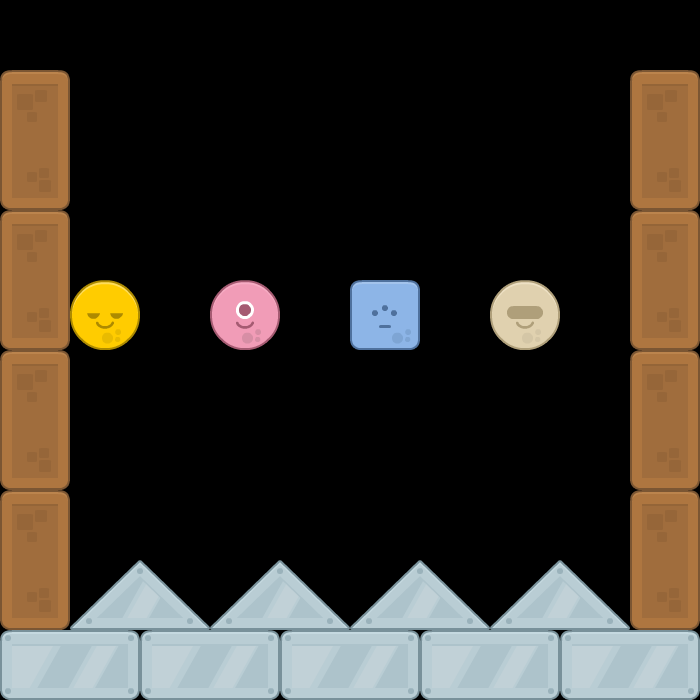

This is a level from a 2D game, rendered from its Tiled map with the project's own tilesets. A one-line summary and the complete map file follow:
An orthogonal 10x10 tile map with 70x70 px tiles, 1 tile layer (Kachelebene 1), 3 tilesets.

<map version="1.0" orientation="orthogonal" renderorder="left-up" width="10" height="10" tilewidth="70" tileheight="70">
 <tileset firstgid="1" name="aliens" tilewidth="70" tileheight="70">
  <image source="aliens.png" width="210" height="350" />
 </tileset>
 <tileset firstgid="16" name="blocks_70x140" tilewidth="70" tileheight="140">
  <image source="blocks_70x140.png" width="350" height="700" />
 </tileset>
 <tileset firstgid="41" name="blocks_140x70" tilewidth="140" tileheight="70">
  <image source="blocks_140x70.png" width="700" height="700" />
 </tileset>
 <imagelayer name="Bildebene 1" x="-101" y="-141">
  <image source="colored_desert.png" />
 </imagelayer>
 <layer name="Kachelebene 1" width="10" height="10">
  <data>
   <tile gid="0" />
   <tile gid="0" />
   <tile gid="0" />
   <tile gid="0" />
   <tile gid="0" />
   <tile gid="0" />
   <tile gid="0" />
   <tile gid="0" />
   <tile gid="0" />
   <tile gid="0" />
   <tile gid="0" />
   <tile gid="0" />
   <tile gid="0" />
   <tile gid="0" />
   <tile gid="0" />
   <tile gid="0" />
   <tile gid="0" />
   <tile gid="0" />
   <tile gid="0" />
   <tile gid="0" />
   <tile gid="21" />
   <tile gid="0" />
   <tile gid="0" />
   <tile gid="0" />
   <tile gid="0" />
   <tile gid="0" />
   <tile gid="0" />
   <tile gid="0" />
   <tile gid="0" />
   <tile gid="21" />
   <tile gid="0" />
   <tile gid="0" />
   <tile gid="0" />
   <tile gid="0" />
   <tile gid="0" />
   <tile gid="0" />
   <tile gid="0" />
   <tile gid="0" />
   <tile gid="0" />
   <tile gid="0" />
   <tile gid="21" />
   <tile gid="13" />
   <tile gid="0" />
   <tile gid="10" />
   <tile gid="0" />
   <tile gid="5" />
   <tile gid="0" />
   <tile gid="1" />
   <tile gid="0" />
   <tile gid="21" />
   <tile gid="0" />
   <tile gid="0" />
   <tile gid="0" />
   <tile gid="0" />
   <tile gid="0" />
   <tile gid="0" />
   <tile gid="0" />
   <tile gid="0" />
   <tile gid="0" />
   <tile gid="0" />
   <tile gid="21" />
   <tile gid="0" />
   <tile gid="0" />
   <tile gid="0" />
   <tile gid="0" />
   <tile gid="0" />
   <tile gid="0" />
   <tile gid="0" />
   <tile gid="0" />
   <tile gid="21" />
   <tile gid="0" />
   <tile gid="0" />
   <tile gid="0" />
   <tile gid="0" />
   <tile gid="0" />
   <tile gid="0" />
   <tile gid="0" />
   <tile gid="0" />
   <tile gid="0" />
   <tile gid="0" />
   <tile gid="21" />
   <tile gid="71" />
   <tile gid="0" />
   <tile gid="71" />
   <tile gid="0" />
   <tile gid="71" />
   <tile gid="0" />
   <tile gid="71" />
   <tile gid="0" />
   <tile gid="21" />
   <tile gid="76" />
   <tile gid="0" />
   <tile gid="76" />
   <tile gid="0" />
   <tile gid="76" />
   <tile gid="0" />
   <tile gid="76" />
   <tile gid="0" />
   <tile gid="76" />
   <tile gid="0" />
  </data>
 </layer>
</map>